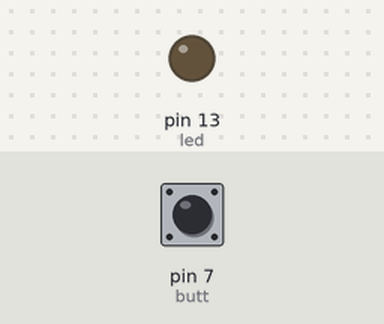
Simulated run of this sketch. Board: Arduino Uno, built with avr-gcc and run on an emulated ATmega328P. Parts: output pins drawn as LEDs (lit = HIGH). The inputs (shaded band) are chosen by the test bench; at power-on: pin 7 (butt) LOW.

Above: at 1.2 s.
1.3 s: pin 7 (butt) pulled HIGH for 0.15 s
At 1.6 s:
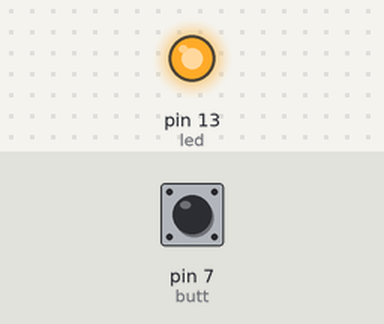
2.9 s: pin 7 (butt) pulled HIGH for 1 s
At 4.0 s:
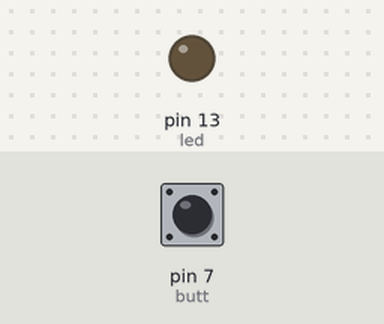
5.4 s: pin 7 (butt) pulled HIGH for 3.2 s
At 5.9 s:
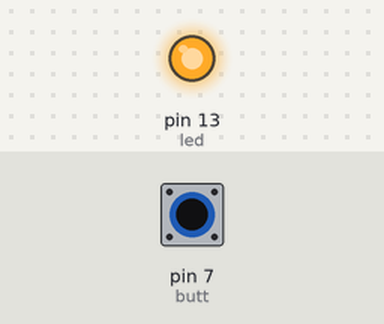
Timing chart, 0 to 8.4 s (numbered marks = the images above; inputs shaded):
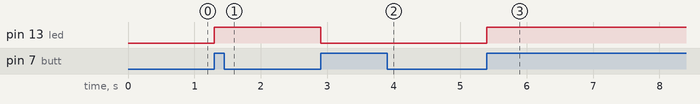

The sketch:

progetto_led_inverte_stato_bottone.ino
```cpp
int tempo = 4000; //dichiaro le variabili
int led = 13;
int butt = 7;

void setup() {
pinMode(led, OUTPUT); //definisco il led come output e il pulsante come input
pinMode(butt, INPUT);
}

void loop() {
if (digitalRead(butt)== HIGH){
  digitalWrite(led, !digitalRead(led));//cambia lo stato del led in base a quello che legge sul led stesso solo quando il bottone è premuto
while (digitalRead(butt)==HIGH);{
}
}
}
```

Measured:
- after the input at 1.3 s, pin 13 (led): LOW → HIGH at once
- after the input at 2.9 s, pin 13 (led): HIGH → LOW at once
- after the input at 5.4 s, pin 13 (led): LOW → HIGH at once
